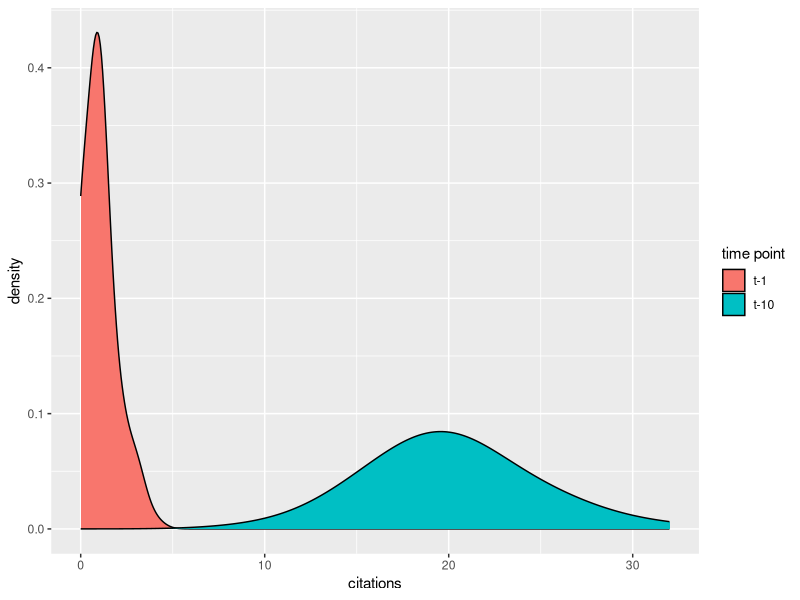

The R script that drew this image:
## ---- chunk 1
knitr::opts_chunk$set(echo = TRUE)
library(tidyverse)
## ---- chunk 2
set.seed(9823)
df <- tibble(`t-1` = rpois(100, 1),
             `t-10` = rpois(100, 20))

df %>% 
  pivot_longer(everything()) %>% 
  ggplot(aes(value, fill = name)) +
  geom_density(adjust = 2) +
  labs(x = "citations", fill = "time point")
## ---- chunk 3
# simply transform the data for easier manipulation
df_long <- df %>% 
  pivot_longer(everything())

standardised_vals <- df_long %>% 
  group_by(name) %>% 
  mutate(mean_val = mean(value),
         std_val = value/mean_val)
  
standardised_vals %>% 
  head(10) %>% 
  knitr::kable()
## ---- chunk 4
standardised_vals %>% 
  summarise(means = mean(std_val)) %>% 
  knitr::kable()
## ---- chunk 5
df %>% 
  pivot_longer(everything()) %>% 
  group_by(name) %>% 
  mutate(mean_val = mean(value),
         # subtract 5 if we are at time-point t-10, i.e. in 2010
         mean_val = case_when(name == "t-10" ~ mean_val - 5,
                              TRUE ~ mean_val),
         std_val = value/mean_val) %>% 
  summarise(means = mean(std_val)) %>% 
  knitr::kable()
